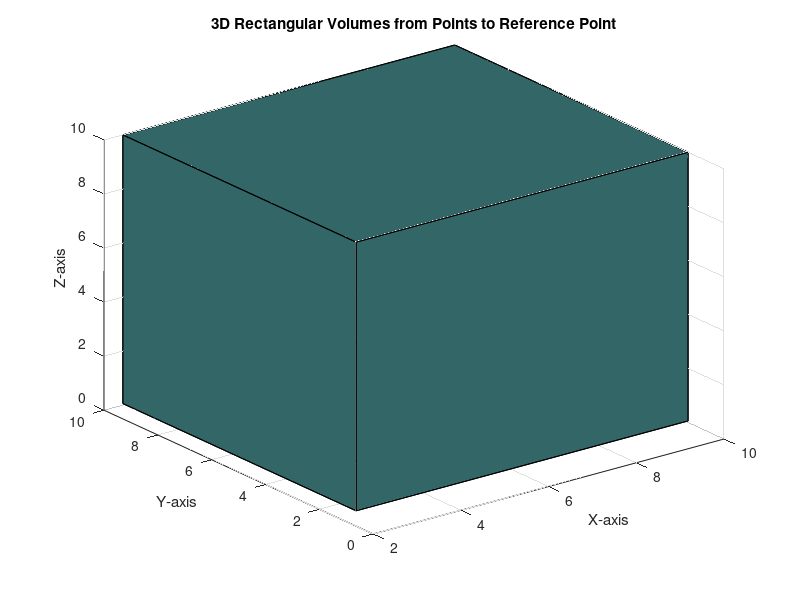

Here is the MATLAB script that generated this plot: (Note: this script raises an error after producing the figure.)
% Define the points and the reference point
points = [
0.572404	6.482124	0.224159;
0.515164	5.833912	0.201743;
7.525944	8.510718	8.631628;
2.779636	1.632502	5.288514;
7.915652	5.680677	6.105561;
4.720872	3.326554	2.146230;
0.515464	0.702528	0.198568;
4.011012	5.808677	0.142506;
1.282273	1.727736	4.924081;
7.516471	8.573591	7.300095;
3.213150	7.668327	1.232215;
2.891835	4.860687	4.938554;
6.915258	2.442797	0.965229;
4.274897	2.748668	8.280067;
0.437205	6.365351	5.112118;
2.131182	2.262531	7.556762;
1.594633	5.668073	8.123051;
8.951474	7.905702	1.441243;
1.629387	0.546134	7.364672;
8.430570	1.950118	0.589251;
5.271187	5.951894	4.849077;
8.199225	1.665373	4.412215;
1.306750	2.127374	4.538713;
0.903859	1.312009	6.615049;
6.537420	3.600006	7.252326;
6.144849	0.183107	8.902699;
8.525839	8.454225	2.546891;
6.071655	4.998883	7.792216;
5.302440	1.566494	7.485364;
7.007717	2.336858	8.151263;
8.088624	8.812916	3.268447;
0.525809	7.359667	8.021924;
2.723161	1.205785	1.000300;
4.366375	2.311514	2.234172;
6.681804	5.221944	5.144267;
8.729826	1.737159	4.558497;
6.962622	0.922628	8.797572;
4.025043	4.026057	4.968497;
6.029861	1.065340	5.577002;
2.155162	0.732376	2.979255;
5.506237	2.139098	3.520045;
7.056130	1.519824	6.281644;
0.687566	0.506826	5.934786;
5.944366	8.672321	3.114556;
5.421583	7.010990	3.731064;
4.347635	2.274848	7.429799;
4.142197	2.174231	7.689220;
7.979741	8.047470	1.669760;
1.599188	8.443076	5.298772;
1.736113	2.566819	0.607339;
6.650696	2.946897	7.092750;
1.629643	4.191300	1.409393;
0.285468	3.724430	7.274721;
5.405695	2.112031	8.131824;
7.264887	0.257563	4.292883;
0.138877	6.391968	1.210041;
1.294308	7.250799	1.944344;
6.693013	3.991050	3.904428;
8.046484	4.620372	8.591579;
8.996589	8.293399	7.848416;
2.103738	0.465894	2.464777;
1.375671	0.137694	3.840550;
7.024234	7.126531	4.916831;
6.102498	1.624528	3.262012;
6.253317	5.002579	8.315640;
5.671260	7.146093	6.838518;
4.738704	3.879045	1.598710;
1.574703	5.929543	5.481276;
3.070625	4.021694	2.646090;
6.120777	6.230005	6.398982;
3.496170	4.897131	5.151761;
8.695211	2.776732	4.498848;
6.924578	4.932553	4.285173;
3.932912	3.942206	8.996902;
4.792950	7.702722	4.694367;
2.429424	1.334251	0.057939;
5.011776	1.009878	4.237213;
2.684769	4.842692	7.564818;
1.030156	2.617337	0.188933;
1.972291	5.153083	0.376816;
0.620767	1.393170	1.930260;
2.741157	2.739672	3.684765;
1.489634	1.446912	8.083920;
7.223628	1.478141	8.940407;
8.066873	7.779601	4.421787;
2.672346	5.065925	5.523393;
6.290181	2.829432	0.918600;
1.684776	5.169736	8.968928;
8.897594	8.166860	7.288308;
0.084754	8.346785	7.265448;
2.695309	5.012614	3.949723;
4.838117	8.982169	0.739217;
5.219483	3.092047	1.813674;
4.613569	4.582907	5.944872;
8.196074	4.192121	2.727433;
4.312183	7.975270	6.527713
];
reference = [10, 10, 10];

% Sort points by z-coordinate
[~, idx] = sort(points(:,3));
points = points(idx,:);

% Prepare the figure
figure;
hold on;
grid on;
xlabel('X-axis');
ylabel('Y-axis');
zlabel('Z-axis');
title('3D Rectangular Volumes from Points to Reference Point');


    % Plot each point as a rectangular volume
for i = 1:size(points, 1)
    % Coordinates of the lower corner of the bar
    x0 = min(points(i, 1), reference(1));
    y0 = min(points(i, 2), reference(2));
    z0 = min(points(i, 3), reference(3));

    % Dimensions of the bar
    dx = abs(reference(1) - points(i, 1));
    dy = abs(reference(2) - points(i, 2));
    dz = abs(reference(3) - points(i, 3));

    % Draw the bar using vertices for each face
    % Front and back faces
    c1 = [0.2 0.4 0.4];
    fill3([x0, x0+dx, x0+dx, x0], [y0, y0, y0, y0], [z0, z0, z0+dz, z0+dz], c1);
    fill3([x0, x0+dx, x0+dx, x0], [y0+dy, y0+dy, y0+dy, y0+dy], [z0, z0, z0+dz, z0+dz], c1);
    % Left and right faces

    fill3([x0, x0, x0, x0], [y0, y0+dy, y0+dy, y0], [z0, z0, z0+dz, z0+dz], c1);
    fill3([x0+dx, x0+dx, x0+dx, x0+dx], [y0, y0+dy, y0+dy, y0], [z0, z0, z0+dz, z0+dz], c1);
    % Top and bottom faces

    fill3([x0, x0+dx, x0+dx, x0], [y0, y0, y0+dy, y0+dy], [z0+dz, z0+dz, z0+dz, z0+dz], c1);
    fill3([x0, x0+dx, x0+dx, x0], [y0, y0, y0+dy, y0+dy], [z0, z0, z0, z0], c1);
    alpha(0.5)
end

axis equal;
xlim([0, 10.5]);
ylim([0, 10.5]);
zlim([0, 10.5]);
view(3);  % Set to 3D view

hold off;

